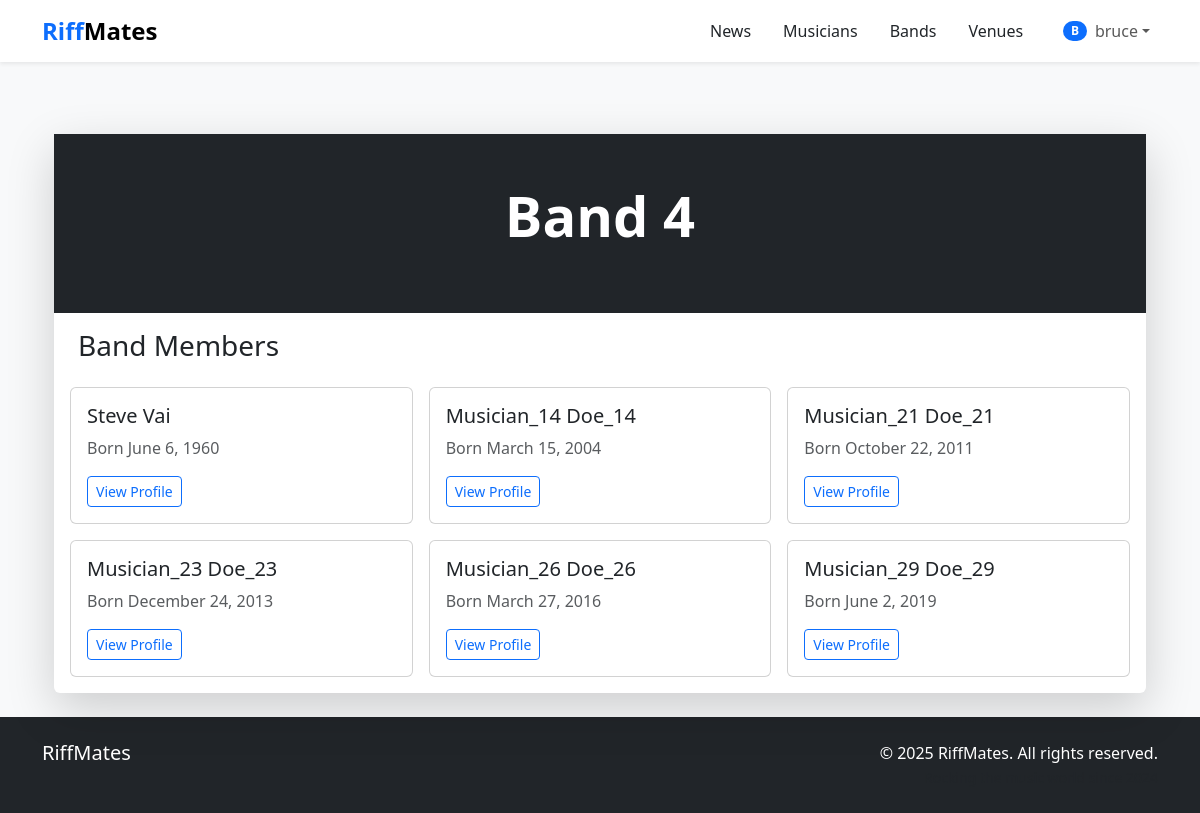
The page /band/band/4/ (signed in) on the database its author committed.
### band/models.py (models this page shows, shortened)
class Band(models.Model):
    name = models.CharField(max_length=50)
    musicians = models.ManyToManyField(Musician)

class Musician(models.Model):
    first_name=models.CharField(max_length=50)
    last_name=models.CharField(max_length=50)
    birth=models.DateField()

### band/views.py (the view)
# urls.py: path('band/<int:id>/', bandViews.band_detail, name='band_detail'),
def band_detail(request, id):
    band = get_object_or_404(Band, id=id)
    return render(request, 'band_detail.html', {'band': band})

### templates/band_detail.html (shortened to what this page needs)
{% extends "base.html" %}
{% load static %}
{% block content %}
<div class="container mt-5">
    <div class="card shadow-lg border-0">
        <div class="bg-dark text-white text-center py-5">
            <h1 class="display-4 fw-bold mb-3">
                {{ band.name }}
            </h1>
        </div>
        <div class="card-body">
            <h3 class="mb-4">
                Band Members
            </h3>
            <div class="row g-3">
                {% for musician in band.musicians.all %}
                <div class="col-md-4">
                    <div class="card h-100">
                        <div class="card-body">
                            <h5 class="card-title">
                                {{ musician.first_name }} {{ musician.last_name }}
                            </h5>
                            <p class="card-text text-muted">
                                Born {{ musician.birth|date:"F j, Y" }}
                            </p>
                            <a href="{% url 'musician_detail' musician.id %}" class="btn btn-sm btn-outline-primary">
                                View Profile
                            </a>
                        </div>
                    </div>
                </div>
                {% endfor %}
            </div>
        </div>
    </div>
</div>
{% endblock %}

### templates/base.html (shortened to what this page needs)
<!DOCTYPE html>
<html lang="en" class="h-100">
  <head>
    <link
      href="https://cdn.jsdelivr.net/npm/bootstrap@5.3.3/dist/css/bootstrap.min.css"
      rel="stylesheet"
    />
  </head>
  <body class="d-flex flex-column h-100 bg-light">
    {% block nav %}
    <nav class="navbar navbar-expand-lg navbar-light bg-white shadow-sm">
      <div class="container">
        <a class="navbar-brand fw-bold fs-4" href="{% url 'home' %}">
          <span class="text-primary">Riff</span>Mates
        </a>
        <div class="collapse navbar-collapse" id="mainNav">
          <div class="navbar-nav ms-auto align-items-center">
            <a
              href="{% url 'news' %}"
              class="nav-link text-dark mx-2 py-2 nav-link-hover {% if request.path == '/news/' %}active fw-bold{% endif %}"
            >
              News
            </a>
            <a
              href="{% url 'musician_list' %}"
              class="nav-link text-dark mx-2 py-2 nav-link-hover {% if request.path == '/musicians/' %}active fw-bold{% endif %}"
            >
              Musicians
            </a>
            <a
              href="{% url 'band_list' %}"
              class="nav-link text-dark mx-2 py-2 nav-link-hover {% if request.path == '/bands/' %}active fw-bold{% endif %}"
            >
              Bands
            </a>
            <a
              href="{% url 'venue_list' %}"
              class="nav-link text-dark mx-2 py-2 nav-link-hover {% if request.path == '/venues/' %}active fw-bold{% endif %}"
            >
              Venues
            </a>
            <div class="nav-item dropdown ms-3">
              {% if user.is_authenticated %}
                <a
                  class="nav-link dropdown-toggle d-flex align-items-center"
                  href="#"
                  role="button"
                  data-bs-toggle="dropdown"
                  aria-expanded="false"
                >
                  <span class="badge bg-primary rounded-pill me-2">
                    {{ user.username|first|upper }}
                  </span>
                  {{ user.username }}
                </a>
              {% endif %}
            </div>
          </div>
        </div>
      </div>
    </nav>
    {% endblock nav %}
    <main class="flex-shrink-0 my-4">
      <div class="container">
        {% block content %}{% endblock content %}
      </div>
    </main>
    {% block footer %}
    <footer class="footer mt-auto py-4 bg-dark text-white">
      <div class="container">
        <div class="row">
          <div class="col-md-6 text-center text-md-start">
            <h5 class="mb-3">RiffMates</h5>
          </div>
          <div class="col-md-6 mt-4 mt-md-0 text-center text-md-end">
            <p class="mb-0">
              &copy; {{ year|default:"2025" }} RiffMates. All rights reserved.<br>
              <small class="text-muted">Rocking the music world since 2024</small>
            </p>
          </div>
        </div>
      </div>
    </footer>
    {% endblock footer %}
  </body>
</html>

### rows shown on the page
Band: name "Band 4"
Musician: first_name "Steve", last_name "Vai", birth "June 6, 1960"
Musician: first_name "Musician_14", last_name "Doe_14", birth "March 15, 2004"
Musician: first_name "Musician_21", last_name "Doe_21", birth "October 22, 2011"
Musician: first_name "Musician_23", last_name "Doe_23", birth "December 24, 2013"
Musician: first_name "Musician_26", last_name "Doe_26", birth "March 27, 2016"
Musician: first_name "Musician_29", last_name "Doe_29", birth "June 2, 2019"

### other values the page prints
{{ user.username|first|upper }} "B"
{{ user.username }} "bruce"
{{ year|default:"2025" }} "2025"
